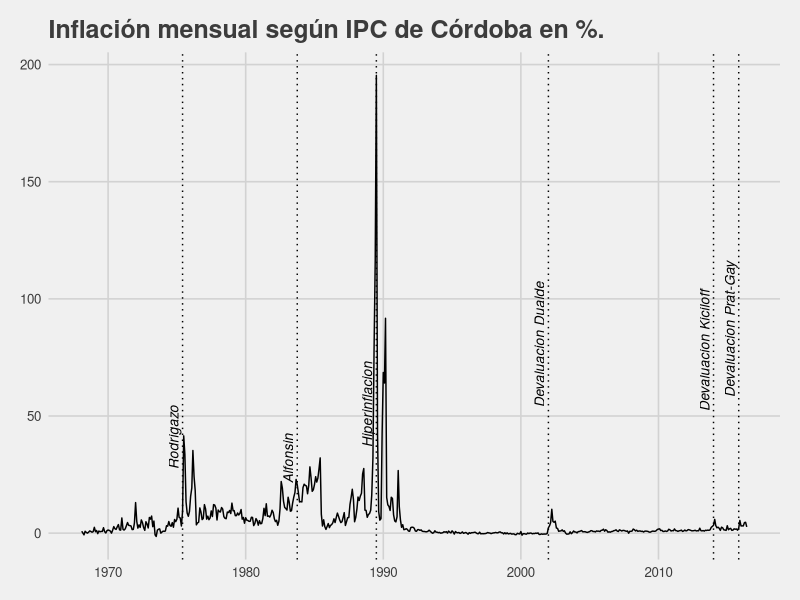
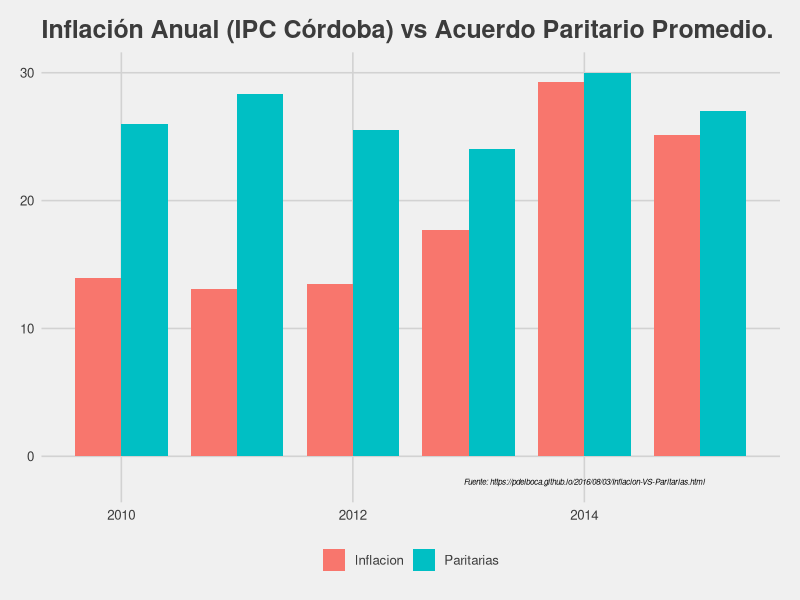

R code for these plots, in order:
## ---- chunk 1
knitr::opts_chunk$set(echo = TRUE)
library(ggplot2)
library(ggthemes)
library(lubridate)
library(dplyr)
## ---- chunk 2
# http://estadistica.cba.gov.ar/Publicaciones/InformesEcon%C3%B3micos/tabid/896/language/es-AR/Default.aspx
df <- read.csv('../data/ipc_cordoba_acumulado.csv', stringsAsFactors = FALSE)
df$variacion <- gsub(',','.',df$variacion)
df$variacion <- as.numeric(df$variacion) * 100
df$variacion <- round(df$variacion, 2)
df$mes <- ymd(df$mes)
df$metrica <- "Inflacion"
## ---- chunk 3
mes <- c('1975-06-01','1983-10-01', '1989-07-01', '2002-01-01', '2014-01-01', "2015-11-01")
label <- c("Rodrigazo", "Alfonsin", "Hiperinflacion", "Devaluacion Dualde", "Devaluacion Kiciloff", "Devaluacion Prat-Gay")
eventos <- data.frame(mes=ymd(mes), label=label)

ggplot(df, aes(x=mes,y=variacion)) + 
  geom_line() +
  ggtitle("Inflación mensual según IPC de Córdoba en %.") +
  geom_vline(xintercept=as.numeric(eventos$mes), linetype=3) +
  geom_text(data=eventos,mapping=aes(x=mes, y=0, label=label),
            angle=90, vjust=-0.4, hjust=-1, size=3.5, fontface='italic')+
  theme_fivethirtyeight()
## ---- chunk 4
paritarias <- data.frame()
# http://www.ambito.com/diario/533729-en-paritarias-promedio-de-aumentos-alcanzo-el-26
paritarias <- rbind(paritarias, c(2010, 26))
# http://www.iprofesional.com/notas/118935-paritarias-en-2011-los-aumentos-ascendieron-a-283-en-promedio-
paritarias <- rbind(paritarias, c(2011, 28.3))
# http://www.ambito.com/diario/640796-alivio-las-paritarias-cierran-con-24-de-tope
paritarias <- rbind(paritarias, c(2012, 25.5))
# http://www.elciudadanoweb.com/el-numero-clave-de-las-paritarias-2013-es-el-24/
paritarias <- rbind(paritarias, c(2013,24))
# http://www.diaadia.com.ar/cordoba/mayoria-gremios-cerraron-paritarias-30-ciento
paritarias <- rbind(paritarias, c(2014,30))
# http://www.lanacion.com.ar/1794407-anuncian-subas-salariales-del-27-promedio-paritariasa-cinco-gremios
paritarias <- rbind(paritarias, c(2015,27))
names(paritarias) <- c("anio","variacion")
paritarias$metrica <- "Paritarias"

tmp <- df %>% 
  filter(year(mes) %in% c(2010:2015)) %>% 
  #slice(1:70) %>% # Filtrar meses de Gestion Cambiemos y Devaluación del Dolar
  group_by(anio = year(mes)) %>% 
  summarise(variacion = sum(variacion))
tmp$metrica <- "Inflacion"

dataPlot <- rbind(tmp,paritarias)
ggplot(dataPlot, 
       aes(x=anio, 
           y=variacion, 
           fill=metrica, 
           label = paste0(dataPlot$variacion,"%"))
       ) +
  geom_bar(stat="identity", position = "dodge" , width=.8) + 
  ggtitle("Inflación Anual (IPC Córdoba) vs Acuerdo Paritario Promedio.") +
  scale_color_fivethirtyeight("metrica") +
  theme_fivethirtyeight() +
  theme(legend.title=element_blank()) + 
  # annotate("text", x = 2010.5, y = 32, 
  #          label="(Inflación 2015 hasta el mes de Octubre incluido.)", 
  #          fontface="italic", size=3) +
  annotate("text", x = 2014, y = -2, 
           label="Fuente: https://pdelboca.github.io/2016/08/03/Inflacion-VS-Paritarias.html", 
           fontface="italic", size=2)
